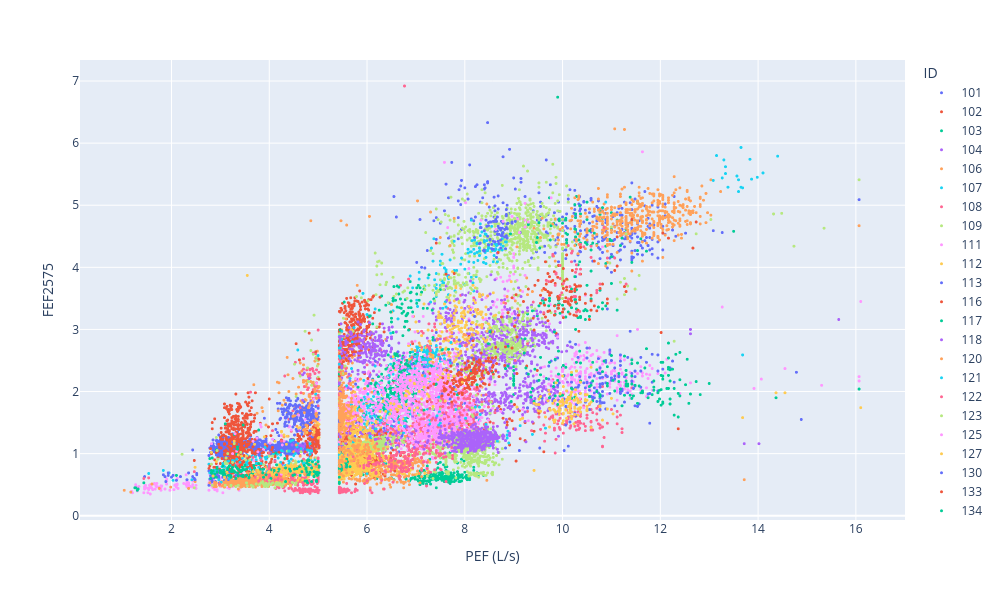

Notebook code cell kept with this figure:
### Code cell
fig = px.scatter(df1, x="PEF (L/s)", y="FEF2575", color="ID")
fig.update_traces(marker=dict(size=3))
# Update the layout to show othonormal axises
fig.update_layout(width=1000, height=600)
fig.show()
